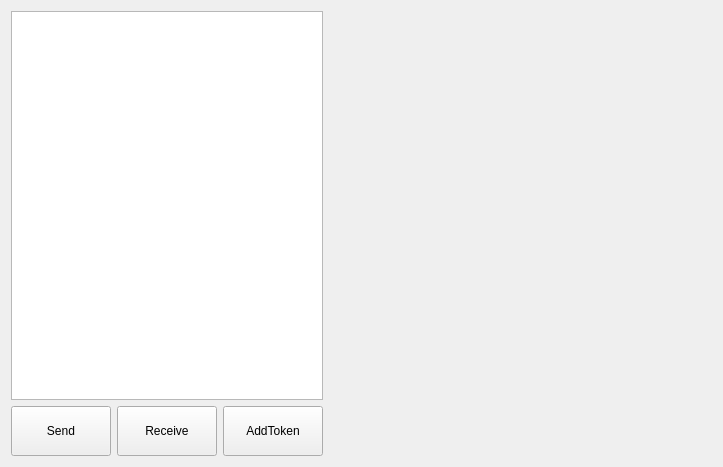
<?xml version="1.0" encoding="UTF-8"?>
<ui version="4.0">
 <class>MWBToken</class>
 <widget class="QWidget" name="MWBToken">
  <property name="geometry">
   <rect>
    <x>0</x>
    <y>0</y>
    <width>723</width>
    <height>467</height>
   </rect>
  </property>
  <property name="windowTitle">
   <string>Form</string>
  </property>
  <layout class="QVBoxLayout" name="verticalLayout_2" stretch="0,0">
   <item>
    <layout class="QHBoxLayout" name="horizontalLayout" stretch="2,3">
     <item>
      <layout class="QVBoxLayout" name="verticalLayout_3">
       <item>
        <widget class="QListView" name="tokensList">
         <property name="styleSheet">
          <string notr="true"/>
         </property>
        </widget>
       </item>
       <item>
        <layout class="QHBoxLayout" name="horizontalLayout_2">
         <item>
          <widget class="QToolButton" name="sendButton">
           <property name="sizePolicy">
            <sizepolicy hsizetype="Expanding" vsizetype="Fixed">
             <horstretch>0</horstretch>
             <verstretch>0</verstretch>
            </sizepolicy>
           </property>
           <property name="minimumSize">
            <size>
             <width>100</width>
             <height>50</height>
            </size>
           </property>
           <property name="text">
            <string>Send</string>
           </property>
          </widget>
         </item>
         <item>
          <widget class="QToolButton" name="receiveButton">
           <property name="sizePolicy">
            <sizepolicy hsizetype="Expanding" vsizetype="Fixed">
             <horstretch>0</horstretch>
             <verstretch>0</verstretch>
            </sizepolicy>
           </property>
           <property name="minimumSize">
            <size>
             <width>100</width>
             <height>50</height>
            </size>
           </property>
           <property name="text">
            <string>Receive</string>
           </property>
          </widget>
         </item>
         <item>
          <widget class="QToolButton" name="addTokenButton">
           <property name="sizePolicy">
            <sizepolicy hsizetype="Expanding" vsizetype="Fixed">
             <horstretch>0</horstretch>
             <verstretch>0</verstretch>
            </sizepolicy>
           </property>
           <property name="minimumSize">
            <size>
             <width>100</width>
             <height>50</height>
            </size>
           </property>
           <property name="text">
            <string>AddToken</string>
           </property>
          </widget>
         </item>
        </layout>
       </item>
      </layout>
     </item>
     <item>
      <widget class="QStackedWidget" name="stackedWidget"/>
     </item>
    </layout>
   </item>
   <item>
    <layout class="QVBoxLayout" name="tokenViewLayout"/>
   </item>
  </layout>
 </widget>
 <resources/>
 <connections/>
</ui>
